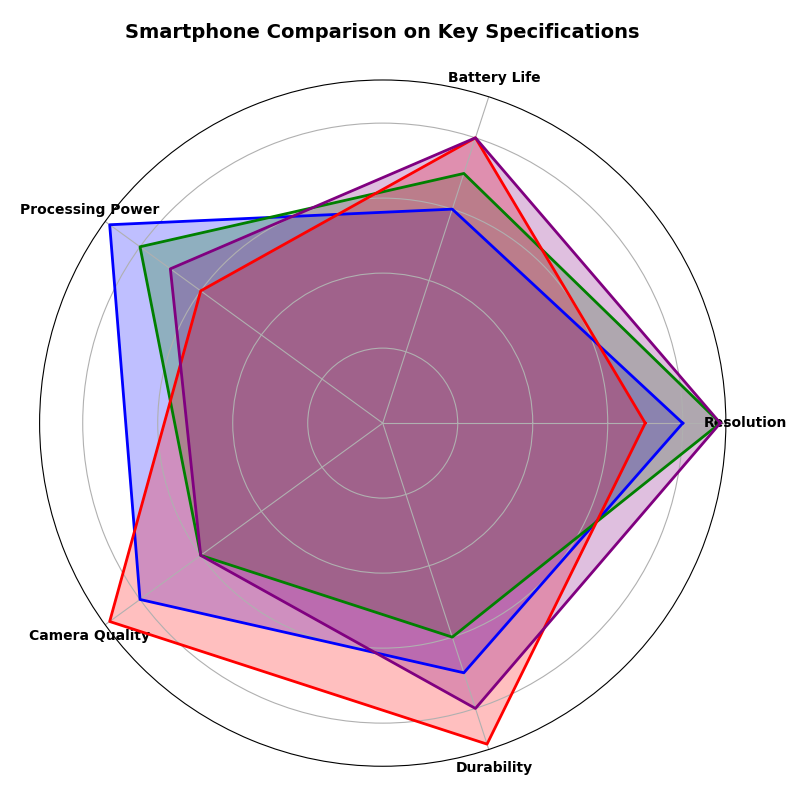

Here is the Python script that generated this plot:
import numpy as np
import matplotlib.pyplot as plt
from math import pi

parameters = ['Resolution', 'Battery Life', 'Processing Power', 'Camera Quality', 'Durability']
num_vars = len(parameters)

smartphones = {
    'Phone A': [8, 6, 9, 8, 7],
    'Phone B': [9, 7, 8, 6, 6],
    'Phone C': [7, 8, 6, 9, 9],
    'Phone D': [9, 8, 7, 6, 8]
}

def create_radar_chart(ax, data, categories, color):
    angles = np.linspace(0, 2 * pi, num_vars, endpoint=False).tolist()
    data = data + data[:1]
    angles += angles[:1]

    ax.fill(angles, data, color=color, alpha=0.25)
    ax.plot(angles, data, color=color, linewidth=2, linestyle='solid')
    ax.set_yticklabels([])
    ax.set_xticks(angles[:-1])
    ax.set_xticklabels(categories, fontsize=10, fontweight='bold')

fig, ax = plt.subplots(figsize=(8, 8), subplot_kw=dict(polar=True))

colors = {
    'Phone A': 'blue', 
    'Phone B': 'green', 
    'Phone C': 'red', 
    'Phone D': 'purple'
}

for phone, specs in smartphones.items():
    create_radar_chart(ax, specs, parameters, colors[phone])

ax.set_title("Smartphone Comparison on Key Specifications", fontsize=14, fontweight='bold', pad=30)
plt.tight_layout()
plt.show()
